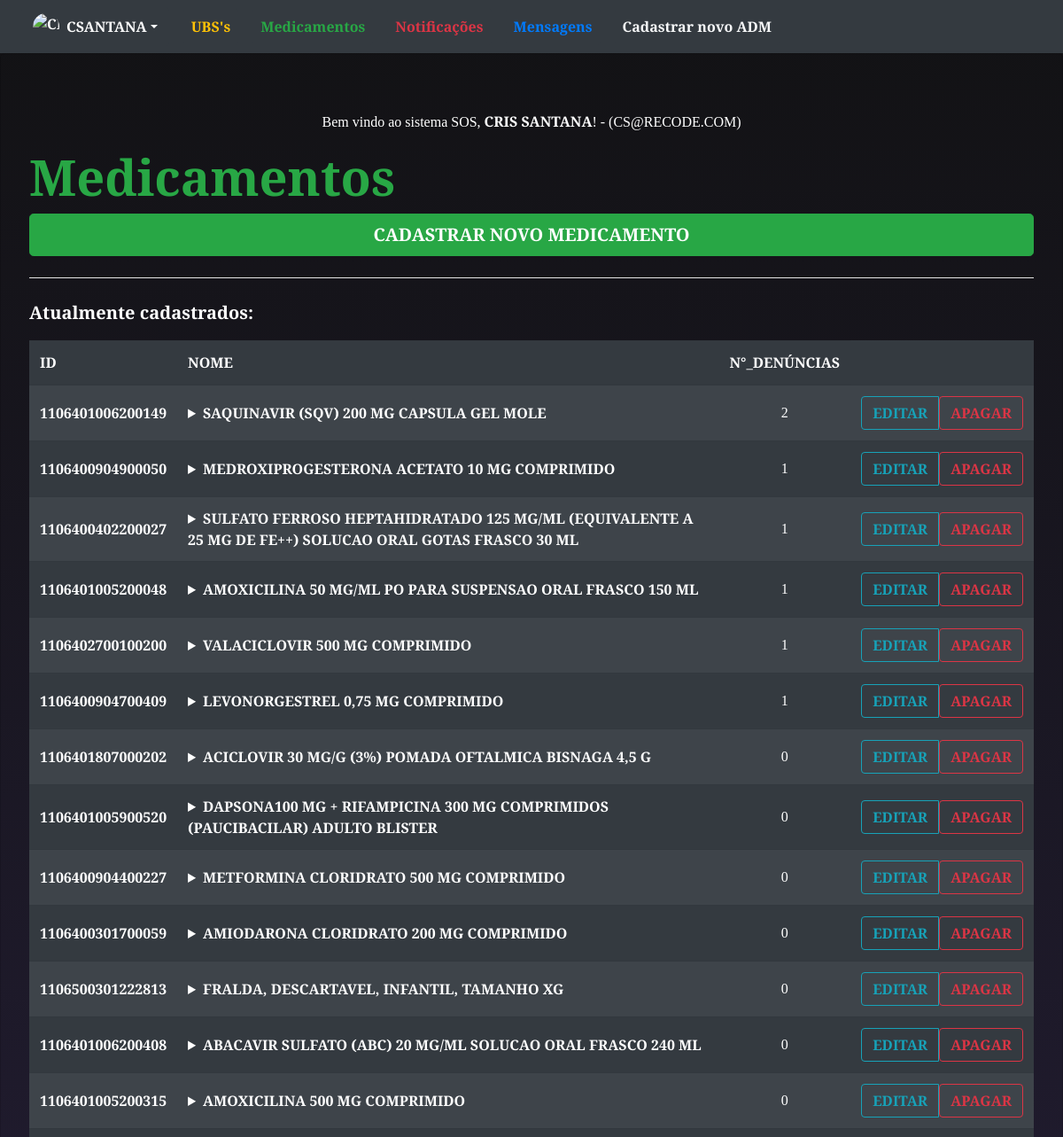
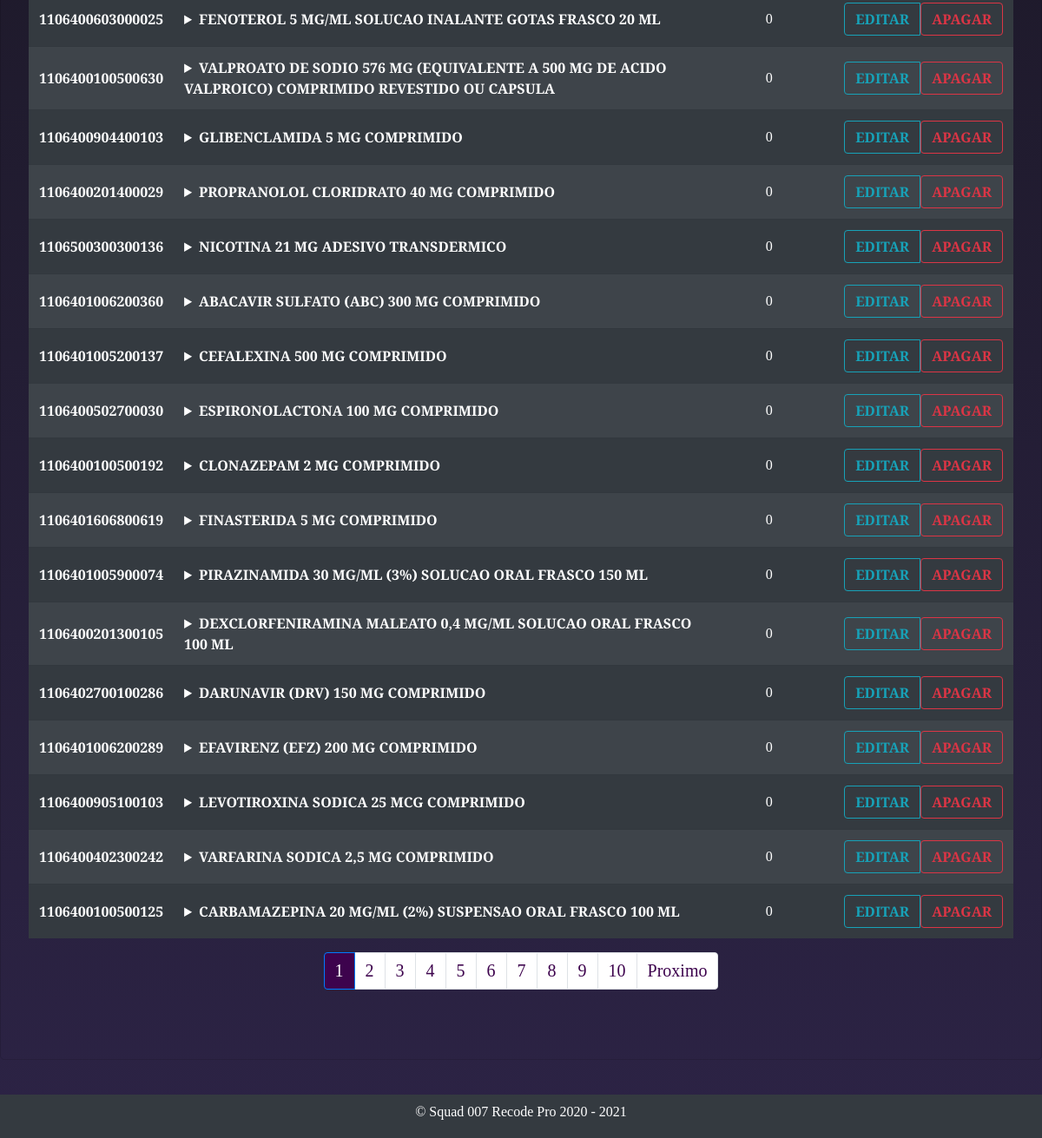
/SPRINT_02/ADM/pagmed.php (signed in), run on the app's committed database (2 pictures, top to bottom).
### tables this page shows
CREATE TABLE `medicamento` (
  `id` varchar(20) NOT NULL PRIMARY KEY,
  `nome` varchar(200) NOT NULL,
  `observacao` varchar(500),
  `cadastrado_por_id` varchar(20) NOT NULL,
  `data_cadastro` datetime DEFAULT NOW()
);

### SPRINT_02/ADM/pagmed.php (the view, shortened to what this page needs)
<!DOCTYPE html>
<html lang="pt-br">
<head>
  <?php
    require_once('connectdb.php');
    $pag = (isset($_GET['pagina'])) ? $_GET['pagina'] : 1;
    $busca = "SELECT med.*,  count(den.medicamento_id) qtde FROM  medicamento med LEFT JOIN denuncia den ON med.id = den.medicamento_id GROUP BY med.id ORDER BY qtde DESC";
    $todos = mysqli_query($conn, "$busca");
    $registros = 30;
    $tr = mysqli_num_rows($todos);
    $tp = ceil($tr / $registros);
    $inicio = ($registros * $pag) - $registros;
    $buscaPaginada = "SELECT med.*,  count(den.medicamento_id) qtde FROM  medicamento med LEFT JOIN denuncia den ON med.id = den.medicamento_id GROUP BY med.id ORDER BY qtde DESC LIMIT $inicio,$registros";
    $registrosPaginados = mysqli_query($conn, "$buscaPaginada");
    $proximo = $pag + 1;
  ?>
</head>
<body style="background: rgb(18,18,20);
background: linear-gradient(180deg, rgba(18,18,20,1) 0%, rgba(44,35,69,1) 100%);" class="text-white">
  <div class="jumbotron card card-image text-white" style="background-color: rgba(0,0,0,0);">
    <p class="text-center">Bem vindo ao sistema SOS, <b><?php echo $_SESSION['nome'] ?></b>! - (<?php echo $_SESSION['email'] ?>)</p>
    <h1 class="display-4 text-success  font-weight-bold">Medicamentos</h1>
    <button type="button" class="btn btn-success btn-lg font-weight-bold" data-toggle="modal" data-target="#cadastroMEDModal">
      CADASTRAR NOVO MEDICAMENTO
    </button>
    <hr class="my-4 bg-white">
    <p class="lead font-weight-bold">Atualmente cadastrados:</p>
    <div class="table-responsive">
    <table class="table table-striped table-hover table-dark bg-dark text-center">
      <thead>
        <tr>
          <th scope="col" class=" text-left">ID</th>
          <th scope="col" class=" text-left">NOME</th>
          <th scope="col" class=" text-center">N°_DENÚNCIAS</th>
        </tr>
      </thead>
      <tbody>
            <tr>
            <?php
              if ($registrosPaginados->num_rows > 0) {
                while ($rows = $registrosPaginados->fetch_assoc()) {
              ?>
              <th class="align-middle text-left" scope="row "><?php echo $rows["id"]; ?></th>
              <td class="align-middle text-left">
                <details>
                  <summary class="font-weight-bold"><?php echo $rows["nome"]; ?></summary>
                </details>
              </td>
              <td class="align-middle text-center"><?php echo $rows["qtde"]; ?></td>
              <td class="align-middle text-right">
                <div class="btn-group">
                  <button class="btn btn-outline-info font-weight-bold" data-toggle="modal" data-target="#atualizarMEDModal<?= $rows["id"] ?>">EDITAR</button>
                  <form method="post">
                    <button type="submit" class="btn btn-outline-danger  font-weight-bold">
                      APAGAR </button>
                  </form>
                </div>
              </td>
            </tr>
        <?php
          }
        } else {
          echo "Nenhum medicamento cadastrado!";
        }
        ?>
      </tbody>
    </table>
    </div>
    <nav class="d-flex justify-content-center" aria-label="Page navigation">
        <ul class="pagination">
          <?php
          for ($i = 1; $i <= $tp; $i++) {
            if ($pag == $i) {
              echo "<li class='page-item active'><a class='page-link' style='background: rgb(61, 3, 77); font-size: 20px;' href='?pagina=$i'>$i</a></li>";
            } else {
              echo "<li class='page-item'><a class='page-link'  style='color: rgb(61, 3, 77); font-size: 20px;' href='?pagina=$i'>$i</a></li>";
            }
          }
          ?>
          <?php
          if ($pag < $tp) {
          ?>
            <li class="page-item"><a class="page-link" style="color: rgb(61, 3, 77); font-size: 20px;" href="?pagina=<?= $proximo; ?>">Proximo</a></li>
          <?php } ?>
        </ul>
      </nav>
    </div>
</body>
</html>

### data on the page
medicamento: id "1106401006200149", nome "SAQUINAVIR (SQV) 200 MG CAPSULA GEL MOLE", qtde "2"
medicamento: id "1106400904900050", nome "MEDROXIPROGESTERONA ACETATO 10 MG COMPRIMIDO", qtde "1"
medicamento: id "1106400402200027", nome "SULFATO FERROSO HEPTAHIDRATADO 125 MG/ML (EQUIVALENTE A 25 MG DE FE++) SOLUCAO ORAL GOTAS FRASCO 30 ML", qtde "1"
medicamento: id "1106401005200048", nome "AMOXICILINA 50 MG/ML PO PARA SUSPENSAO ORAL FRASCO 150 ML", qtde "1"
medicamento: id "1106402700100200", nome "VALACICLOVIR 500 MG COMPRIMIDO", qtde "1"
medicamento: id "1106400904700409", nome "LEVONORGESTREL 0,75 MG COMPRIMIDO", qtde "1"
medicamento: id "1106401807000202", nome "ACICLOVIR 30 MG/G (3%) POMADA OFTALMICA BISNAGA 4,5 G", qtde "0"
medicamento: id "1106401005900520", nome "DAPSONA100 MG + RIFAMPICINA 300 MG COMPRIMIDOS (PAUCIBACILAR) ADULTO BLISTER", qtde "0"
medicamento: id "1106400904400227", nome "METFORMINA CLORIDRATO 500 MG COMPRIMIDO", qtde "0"
medicamento: id "1106400301700059", nome "AMIODARONA CLORIDRATO 200 MG COMPRIMIDO", qtde "0"
medicamento: id "1106500301222813", nome "FRALDA, DESCARTAVEL, INFANTIL, TAMANHO XG", qtde "0"
medicamento: id "1106401006200408", nome "ABACAVIR SULFATO (ABC) 20 MG/ML SOLUCAO ORAL FRASCO 240 ML", qtde "0"
medicamento: id "1106401005200315", nome "AMOXICILINA 500 MG COMPRIMIDO", qtde "0"
medicamento: id "1106400603000025", nome "FENOTEROL 5 MG/ML SOLUCAO INALANTE GOTAS FRASCO 20 ML", qtde "0"
medicamento: id "1106400100500630", nome "VALPROATO DE SODIO 576 MG (EQUIVALENTE A 500 MG DE ACIDO VALPROICO) COMPRIMIDO REVESTIDO OU CAPSULA", qtde "0"
medicamento: id "1106400904400103", nome "GLIBENCLAMIDA 5 MG COMPRIMIDO", qtde "0"
medicamento: id "1106400201400029", nome "PROPRANOLOL CLORIDRATO 40 MG COMPRIMIDO", qtde "0"
medicamento: id "1106500300300136", nome "NICOTINA 21 MG ADESIVO TRANSDERMICO", qtde "0"
medicamento: id "1106401006200360", nome "ABACAVIR SULFATO (ABC) 300 MG COMPRIMIDO", qtde "0"
medicamento: id "1106401005200137", nome "CEFALEXINA 500 MG COMPRIMIDO", qtde "0"
medicamento: id "1106400502700030", nome "ESPIRONOLACTONA 100 MG COMPRIMIDO", qtde "0"
medicamento: id "1106400100500192", nome "CLONAZEPAM 2 MG COMPRIMIDO", qtde "0"
medicamento: id "1106401606800619", nome "FINASTERIDA 5 MG COMPRIMIDO", qtde "0"
medicamento: id "1106401005900074", nome "PIRAZINAMIDA 30 MG/ML (3%) SOLUCAO ORAL FRASCO 150 ML", qtde "0"
medicamento: id "1106400201300105", nome "DEXCLORFENIRAMINA MALEATO 0,4 MG/ML SOLUCAO ORAL FRASCO 100 ML", qtde "0"
medicamento: id "1106402700100286", nome "DARUNAVIR (DRV) 150 MG COMPRIMIDO", qtde "0"
medicamento: id "1106401006200289", nome "EFAVIRENZ (EFZ) 200 MG COMPRIMIDO", qtde "0"
medicamento: id "1106400905100103", nome "LEVOTIROXINA SODICA 25 MCG COMPRIMIDO", qtde "0"
medicamento: id "1106400402300242", nome "VARFARINA SODICA 2,5 MG COMPRIMIDO", qtde "0"
medicamento: id "1106400100500125", nome "CARBAMAZEPINA 20 MG/ML (2%) SUSPENSAO ORAL FRASCO 100 ML", qtde "0"

### other printed values
$_SESSION['nome'] "CRIS SANTANA"
$_SESSION['email'] "CS@RECODE.COM"
